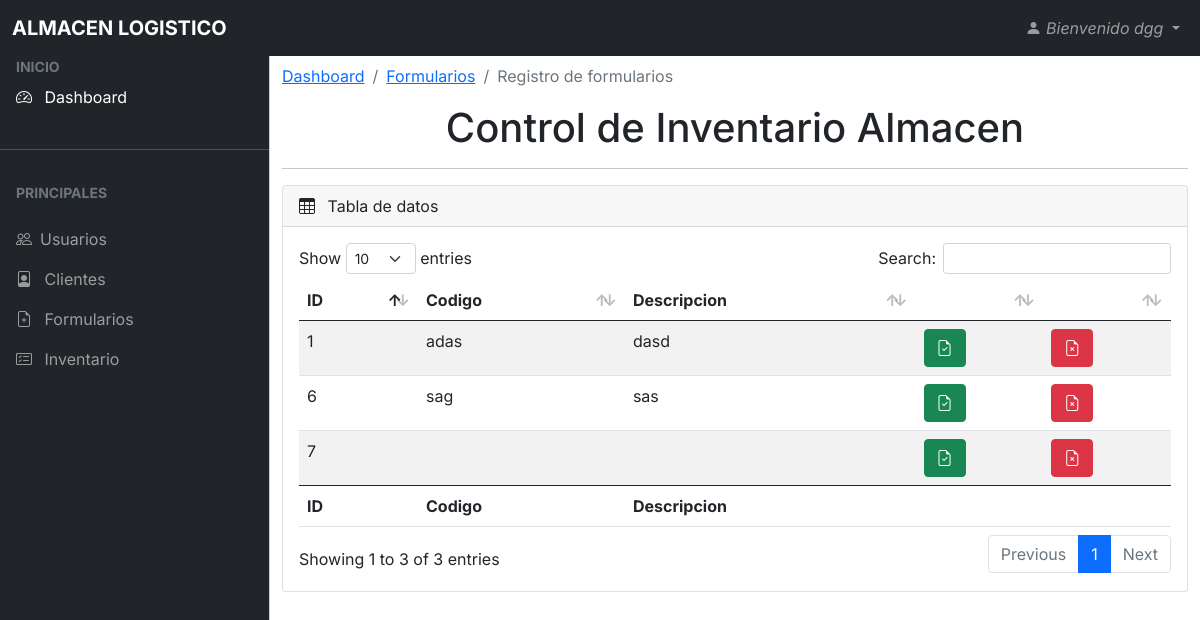
Page /control_inveR.php (signed in) on the committed database.
### tables this page shows
CREATE TABLE `control_inv` (
  `id` int(11) NOT NULL,
  `id_num` int(11) NOT NULL,
  `numeroR` varchar(100) NOT NULL,
  `fechaAct` date NOT NULL,
  `codigo` varchar(150) NOT NULL,
  `descripcion` varchar(500) NOT NULL,
  `existencias` int(200) NOT NULL,
  `entrada` int(150) NOT NULL,
  `salida` varchar(150) NOT NULL,
  `stock` varchar(150) NOT NULL,
  `autorizo` varchar(150) NOT NULL
);

### control_inveR.php (the view, shortened to what this page needs)
<?php
	$nombre = $_SESSION['nombre'];
?>
<!DOCTYPE html>
<html lang="en">
  <head>
    <link rel="stylesheet" href="css/bootstrap.min.css" />
    <link rel="stylesheet" href="https://cdn.jsdelivr.net/npm/bootstrap-icons@1.4.1/font/bootstrap-icons.css"/>
    <link rel="stylesheet" href="css/dataTables.bootstrap5.min.css" />
    <link rel="stylesheet" href="css/style.css" />
  </head>
  <body class="sb-nav-fixed">
    <nav class="navbar navbar-expand-lg navbar-dark bg-dark fixed-top">
      <div class="container-fluid">
        <a
          class="navbar-brand me-auto ms-lg-0 ms-3 text-uppercase fw-bold"
          href="#"
          >Almacen Logistico</a>
          <ul class="navbar-nav">
            <li class="nav-item dropdown">
              <a
                class="nav-link dropdown-toggle ms-2"
                href="#"
                role="button"
                data-bs-toggle="dropdown"
                aria-expanded="false"
              >
                <i class="bi bi-person-fill"> Bienvenido <?php echo $nombre; ?></i>
              </a>
            </li>
          </ul>
        </div>
    </nav>
    <div class="offcanvas offcanvas-start sidebar-nav bg-dark" tabindex="-1" id="sidebar">
      <div class="offcanvas-body p-0">
        <nav class="navbar-dark">
          <ul class="navbar-nav">
            <li>
              <div class="text-muted small fw-bold text-uppercase px-3">
                Inicio
              </div>
            </li>
            <li>
              <a href="index.php" class="nav-link px-3 active">
                <span class="me-2"><i class="bi bi-speedometer2"></i></span>
                <span>Dashboard</span>
              </a>
            </li>
            <li class="my-4"><hr class="dropdown-divider bg-light" /></li>
            <li>
              <div class="text-muted small fw-bold text-uppercase px-3 mb-3">
                Principales
              </div>
            </li>
            <li>
              <a class="nav-link px-3 sidebar-link" href="agregar_us.php">
                <span class="me-2"><i class="bi bi-people"></i></i></span>
                <span>Usuarios</span>
              </a>
            </li>
            <li>
              <a href="vista_clientes.php" class="nav-link px-3">
                <span class="me-2"><i class="bi bi-file-person"></i></span>
                <span>Clientes</span>
              </a>
            </li>
            <li>
              <a href="formularios.php" class="nav-link px-3">
                <span class="me-2"><i class="bi bi-file-earmark-plus"></i></span>
                <span>Formularios</span>
              </a>
            </li>
            <li>
              <a href="#" class="nav-link px-3">
                <span class="me-2"><i class="bi bi-card-checklist"></i></span>
                <span>Inventario</span>
              </a>
            </li>
          </ul>
        </nav>
      </div>
    </div>
    <main class="mt-5 pt-3">
    <div class="container-fluid">
    <nav aria-label="breadcrumb">
  <ol class="breadcrumb">
    <li class="breadcrumb-item"><a href="index.php">Dashboard</a></li>
    <li class="breadcrumb-item" ><a href="formularios.php">Formularios</a></li>
    <li class="breadcrumb-item active" aria-current="page">Registro de formularios</li>
  </ol>
</nav>
<center><h1>Control de Inventario Almacen</h1></center>
<hr>
<div class="row">
          <div class="col-md-12 mb-3">
            <div class="card">
              <div class="card-header">
                <span><i class="bi bi-table me-2"></i></span> Tabla de datos
              </div>
              <div class="card-body">
                <div class="table-responsive">
                  <table
                    id="example"
                    class="table table-striped data-table"
                    style="width: 100%"
                  >
                    <thead>
                      <tr>
                      <th>ID</th>
                        <th>Codigo</th>
                        <th>Descripcion</th>
                        <th></th>
                        <th></th>
                      </tr>
                    </thead>
                    <tbody>
                      <?php
        include("conexion.php");
      	$query="SELECT * FROM control_inv";
      	$resultado = $cn->query($query);
	      foreach($resultado as $res){
  	     ?>
        <tr>
        <td><?php echo $res['id']; ?></td>
        <td><?php echo $res['codigo']; ?></td>
        <td><?php echo $res['descripcion']; ?></td>
        <td><a href="pdfControl.php?id=<?php echo $res['id']; ?>" class="btn btn-success"><i class="bi bi-file-earmark-check"></i></a></td>
        <td><a href="eliminarSoli.php?id=<?php echo $res['id']; ?>" class="btn btn-danger"><i class="bi bi-file-earmark-x"></i></a></td>
        <?php
		}
	?>
                     </tr>
                    </tbody>
                    <tfoot>
                      <tr>
                        <th>ID</th>
                        <th>Codigo</th>
                        <th>Descripcion</th>
                        <th></th>
                        <th></th>
                      </tr>
                    </tfoot>
                  </table>
                </div>
              </div>
            </div>
          </div>
        </div>
</div>
    </main>
  </body>
</html>

### css/style.css (style rules this page uses)
body, button { font-family: "Inter", sans-serif; }
:root { --offcanvas-width: 270px; --topNavbarHeight: 56px; }
.sidebar-nav { width: var(--offcanvas-width); }
.sidebar-link { display: flex; align-items: center; }
@media (min-width: 992px) { body { overflow: auto !important; } }
@media (min-width: 992px) { main { margin-left: var(--offcanvas-width); } }
@media (min-width: 992px) { .sidebar-nav { -webkit-transform: none; transform: none; visibility: visible !important; height: calc(100% - var(--topNavbarHeight)); top: var(--topNavbarHeight); } }

### rows in the picture
control_inv: id "1", codigo "adas", descripcion "dasd"
control_inv: id "6", codigo "sag", descripcion "sas"
control_inv: id "7"

### other values in the picture
$nombre "dgg"
